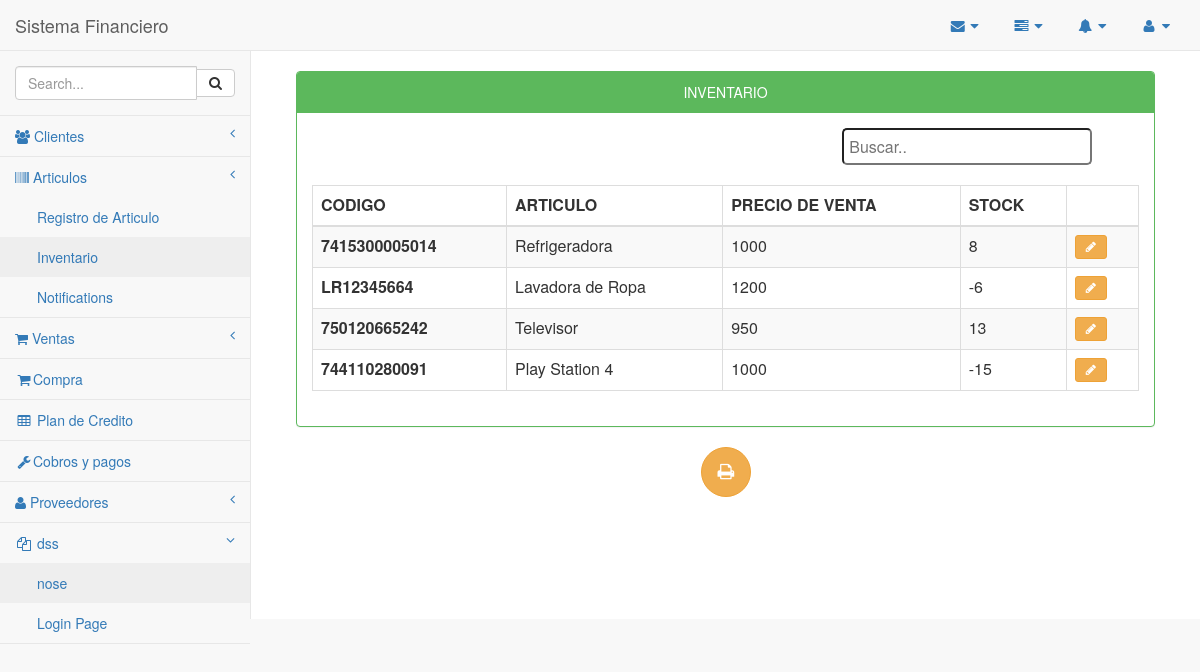
The page /Inventario/InventarioArticulos.php on the database as committed earlier.
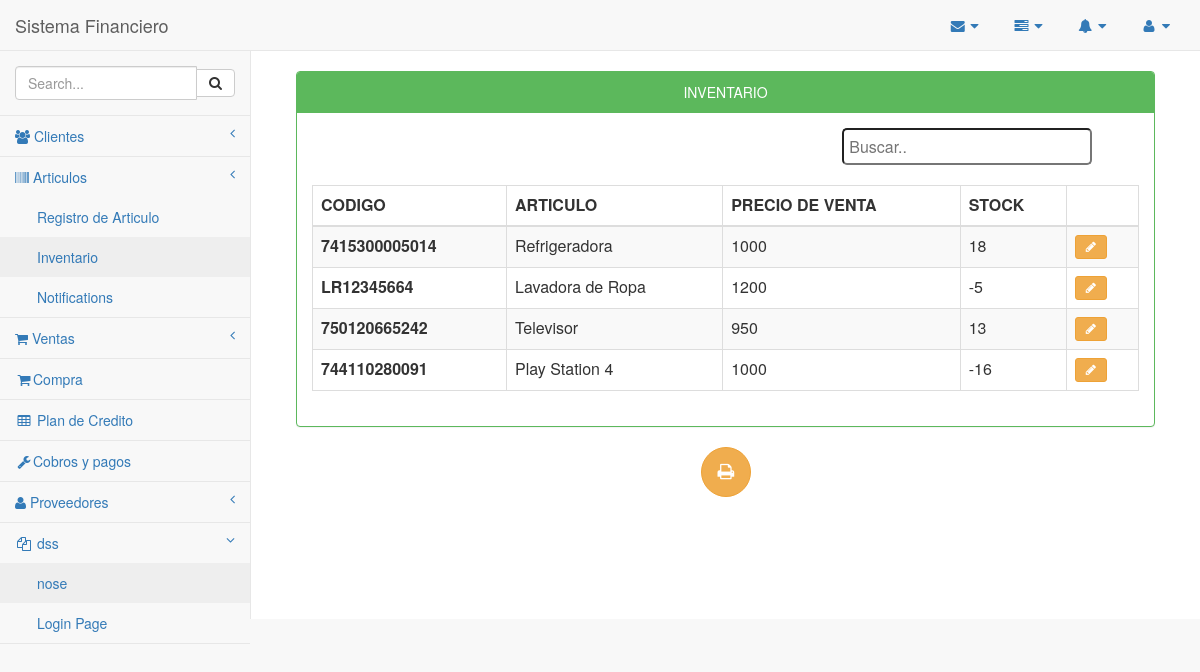
The same page on the database as committed later.
### tables this page shows
CREATE TABLE `inventario` (
  `idinventario` int(11) NOT NULL,
  `id_articulos` int(11) DEFAULT NULL,
  `stock` int(11) DEFAULT NULL,
  `stockMinimo` int(11) DEFAULT NULL,
  `pv` float DEFAULT NULL,
  `cant` int(11) DEFAULT NULL
);

CREATE TABLE `articulos` (
  `idarticulos` int(11) NOT NULL,
  `codigo` varchar(45) DEFAULT NULL,
  `nombre` varchar(45) DEFAULT NULL,
  `cantidad` int(11) DEFAULT NULL,
  `valor` float DEFAULT NULL,
  `marca` varchar(45) DEFAULT NULL,
  `estado` varchar(45) DEFAULT NULL,
  `unidad` int(11) DEFAULT NULL,
  `idproveedor` int(10) DEFAULT NULL,
  `idcategoria` int(10) DEFAULT NULL
);

### Inventario/InventarioArticulos.php (the view, shortened to what this page needs)
<?php
 include_once '../conexion/php_conexion.php';
    include_once '../Plantilla/encabezado.php';
    include_once '../Plantilla/menuLateral.php';
?>
<head>
</head>
        <div id="page-wrapper"  align="center">
            <div class="container-fluid"  align="center">
                <div class="row" align="center">
           <div class="col-md-12">
           	<br>
                    <div class="panel panel-green">
                        <div class="panel-heading" align="center">
                             INVENTARIO
                        </div>
                        <div class="panel-body" align="center">
                            <div class="table-responsive">
                              <table width="100%" border="0">
                                  <tr>
                                    <td width="50%">
                                            </td>
                                            <td width="20%">
            <input type="text" class="redondeado" id="buscador" onkeyup="myFunction()" placeholder="Buscar..">
                                          </div>
                                        </div>
                                </table><br>
                                <table id="tabla" class="table table-striped table-bordered table-hover">
                                    <thead>
                                        <tr>
                                            <th>CODIGO</th>
                                            <th>ARTICULO</th>
                                            <th>PRECIO DE VENTA</th>
                                            <th>STOCK</th>
                                            <th></th>
                                        </tr>
                                    </thead>
                                    <tbody class="buscar">
                                    	<?php
        $sacar = mysqli_query($conexion, "SELECT
articulos.idarticulos,
articulos.codigo,
articulos.nombre,
inventario.pv,
inventario.stock
FROM
articulos
INNER JOIN inventario ON inventario.id_articulos = articulos.idarticulos
");
            while ($fila = mysqli_fetch_array($sacar)) {
               $modificar=$fila['idarticulos'];
                 $codigo=$fila['codigo'];
                 $nombre=$fila['nombre'];
                 $pv=$fila['pv'];
                 $stock=$fila['stock'];
       ?>
       <tr>
        <th><?php echo $codigo;?></th>
        <td><?php echo $nombre;?></td>
        <td><?php echo $pv;?></td>
        <td><?php echo $stock;?></td>
        <td class="center">
           <a href="modificarInventario.php?ir=<?php echo $modificar; ?>"class="btn btn-warning btn-sm"><i class="fa fa-pencil"></i></a>
        </td>
       <?php  }?>
      </tr>
    </tbody>
  </table>
</div>
</div>
</div>
</div>
<button type="submit" class="btn btn-warning btn-circle btn-lg" onclick="location.href='invetarioPDF.php'"><i class="fa fa-print fa-2"></i></button>
</div>
</div>
<?php
include_once '../Plantilla/inferior.php';
?>

Rows that differ between the two databases and show on the page:
changed inventario "Refrigeradora": stock "8" → "18"
changed inventario "LR12345664": stock "-6" → "-5"
changed inventario "Play Station 4": stock "-15" → "-16"
